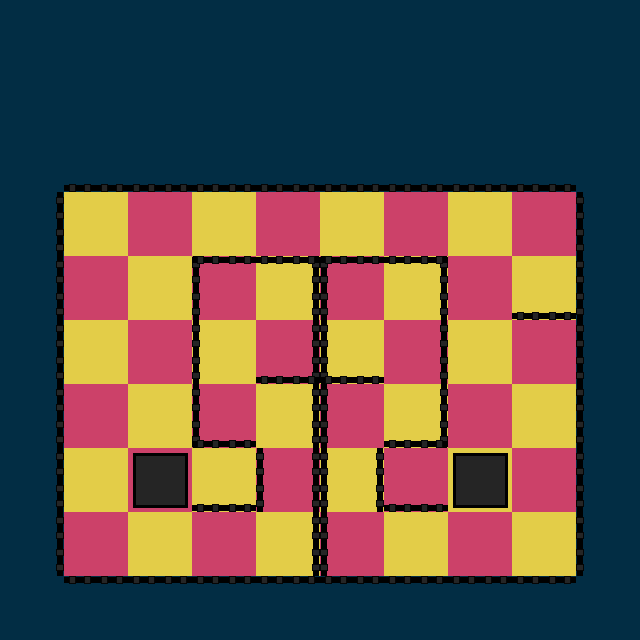

Tiled map render using the project's own tile images. Description and the map definition, with tile-layer contents summarised, below:
An orthogonal 10x10 tile map with 64x64 px tiles, 5 tile layers (ground, left, right, up, ...) and 2 objects (Player, Goal).

<map version="1.0" orientation="orthogonal" renderorder="right-down" width="10" height="10" tilewidth="64" tileheight="64" nextobjectid="30">
 <tileset firstgid="1" source="tileset_00.tsx" />
 <layer name="ground" width="10" height="10">
  <properties>
   <property name="tileset" value="tileset_00" />
   <property name="type" value="base" />
  </properties>
  <data>[100 cells, 100 non-empty, 3 distinct tile ids]</data>
 </layer>
 <layer name="left" width="10" height="10">
  <properties>
   <property name="edge" value="left" />
   <property name="tileset" value="tileset_00" />
   <property name="type" value="edges" />
  </properties>
  <data>[100 cells, 32 non-empty, 2 distinct tile ids]</data>
 </layer>
 <layer name="right" width="10" height="10">
  <properties>
   <property name="edge" value="right" />
   <property name="tileset" value="tileset_00" />
   <property name="type" value="edges" />
  </properties>
  <data>[100 cells, 15 non-empty, 2 distinct tile ids]</data>
 </layer>
 <layer name="up" width="10" height="10">
  <properties>
   <property name="edge" value="up" />
   <property name="tileset" value="tileset_00" />
   <property name="type" value="edges" />
  </properties>
  <data>[100 cells, 12 non-empty, 1 distinct tile ids]</data>
 </layer>
 <layer name="down" width="10" height="10">
  <properties>
   <property name="edge" value="down" />
   <property name="tileset" value="tileset_00" />
   <property name="type" value="edges" />
  </properties>
  <data>[100 cells, 17 non-empty, 4 distinct tile ids]</data>
 </layer>
 <objectgroup name="entities">
  <object id="13" name="Player" type="Player" x="272" y="272" width="32" height="32">
   <properties>
    <property name="facing" value="right" />
    <property name="gid" type="int" value="8" />
    <property name="speed" type="float" value="300" />
    <property name="type" value="player" />
   </properties>
   <ellipse />
  </object>
  <object id="14" name="Goal" type="Goal" x="352" y="272">
   <properties>
    <property name="type" value="goal" />
   </properties>
   <polygon points="0,0 -16,32 16,32" />
  </object>
 </objectgroup>
</map>
